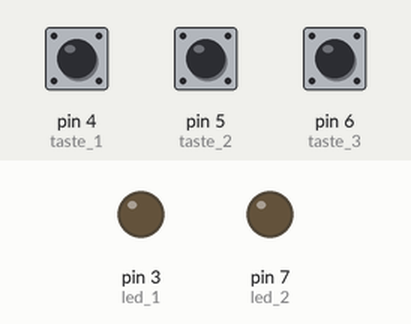
Simulated run of this sketch. Board: Arduino Uno, built with avr-gcc and run on an emulated ATmega328P. Parts: output pins drawn as LEDs (lit = HIGH). Dashed ring = blinking. The test bench sets the inputs (shaded band); at power-on: pin 4 (taste_1) HIGH, pin 6 (taste_3) HIGH, pin 5 (taste_2) HIGH.

Above: at 1.2 s.
1.3 s: pin 4 (taste_1) pulled LOW for 0.15 s
At 1.7 s:
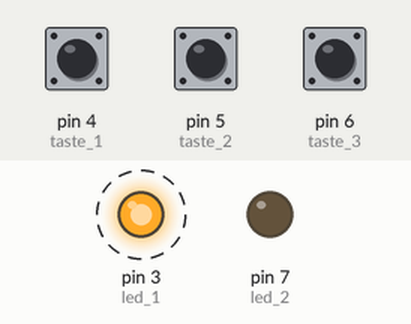
4.4 s: pin 6 (taste_3) pulled LOW for 3.2 s
At 4.7 s:
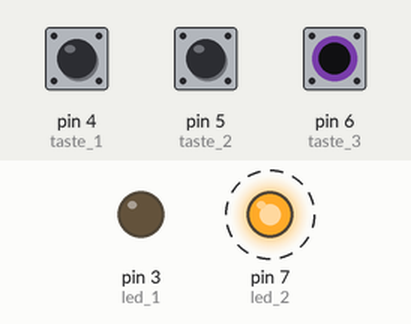
9.1 s: pin 4 (taste_1) pulled LOW for 3.2 s
At 10.8 s:
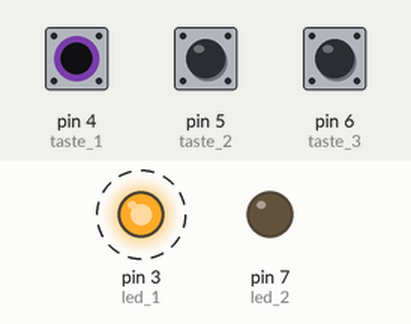
13.8 s: pin 4 (taste_1) pulled LOW for 1 s
At 17.3 s:
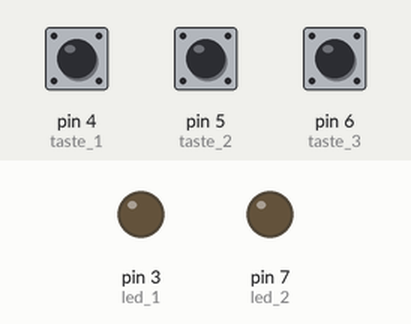
Timing chart, 0 to 18.8 s (numbered marks = the images above; inputs shaded):
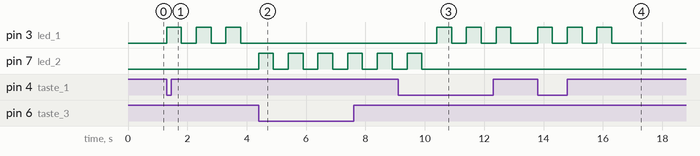

The sketch:

Beispiel_3.ino
```cpp
int led_1 = 3; // Wird definieren D3 und D7 als LEDs
int led_2 = 7;
int taste_1 = 4; // Wir definieren D4, D5 und D6 als Taster
int taste_2 = 5;
int taste_3 = 6;

void setup()
{
    pinMode(led_1, OUTPUT); // die Pins D3 und D7 werden als Ausgang definiert
    pinMode(led_2, OUTPUT);

    // die Pins D4, D5 und D6 werden als Eingänge mit Pull-Up definiert
    pinMode(taste_1, INPUT_PULLUP);
    pinMode(taste_2, INPUT_PULLUP);
    pinMode(taste_3, INPUT_PULLUP);

    digitalWrite(led_1, LOW); // die LEDs werden ausgeschalten
    digitalWrite(led_2, LOW);
}

// Die Blinken Funktion (Beschreibung im Beispiel 2)
void blinken(int pin, int anzahl)
{
    // Wir prüfen ob die Zählervariable i kleiner als die Variable anzahl ist
    for (int i = 0; i < anzahl; i++)
    {
        // pin einschalten
        digitalWrite(pin, HIGH);
        // ein halbe Sekunde warten
        delay(500);
        // pin ausschalten
        digitalWrite(pin, LOW);
        // ein halbe Sekunde warten
        delay(500);
    }
    // Zurück von dort wo wir gekommen sind
    return;
}

void loop()
{
    if (digitalRead(taste_1) == LOW)
    {
        // Taste 1 gedrückt → LED 1: 3x blinken
        blinken(led_1, 3);
    }
    else if (digitalRead(taste_2) == LOW)
    {
        // Taste 2 gedrückt → LED 1: 5x blinken
        blinken(led_1, 5);
    }
    else if (digitalRead(taste_3) == LOW)
    {
        // Taste 3 gedrückt → LED 2: 3x blinken
        blinken(led_2, 3);
    }
}
```

Measured:
- after the input at 1.3 s, pin 3 (led_1): alternates HIGH for 0.50 s and LOW for 0.50 s, starting at once
- after the input at 4.4 s, pin 7 (led_2): alternates HIGH for 0.50 s and LOW for 0.50 s, starting at once
- after the input at 9.1 s, pin 3 (led_1): alternates HIGH for 0.50 s and LOW for 0.50 s, starting after 1.3 s
- after the input at 13.8 s, pin 3 (led_1): alternates HIGH for 0.50 s and LOW for 0.50 s, 6 changes in all, then stays LOW, starting at once
